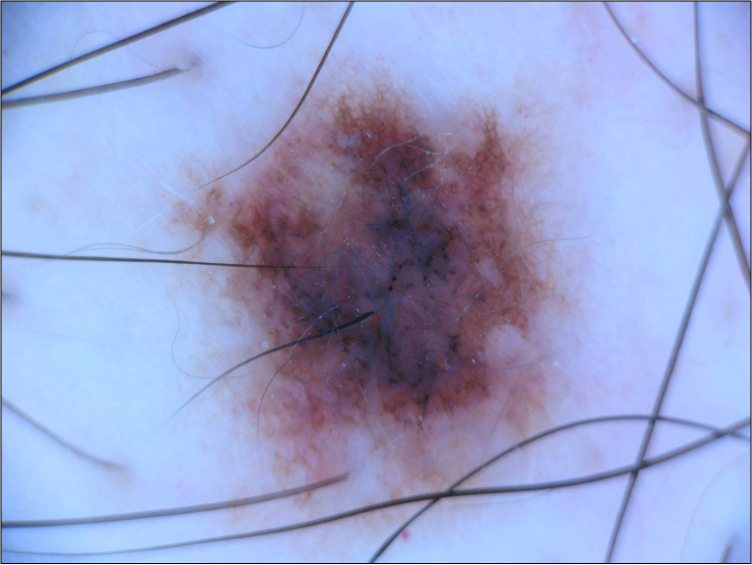
#> input picture 1.jpg, 1504 x 1129 px (shown at 1/2 size)
$ python -i fusion.py   (imports and definitions only)   (older library calls are emulated)
#> lines starting #> are read from the running program, lines starting #| are printed output that depends on the picture
### imagerie.py
import numpy as np
from matplotlib import pyplot as plt
from scipy.ndimage import imread
from scipy.misc import imresize, toimage
plt.rcParams['figure.figsize'] = (14, 8)

def rgb2gray(img):
    w = np.array([0.2989, 0.5870, 0.1140]).reshape((1, 1, -1))
    return (img * w).sum(axis=2)

def rgba2gray(img):
    w = np.array([0.2989, 0.5870, 0.1140, 0.0]).reshape((1, 1, -1))
    return (img * w).sum(axis=2)

# [19 lines left out: functions imshow, plot_histogram, not called in this run]

tr = np.transpose

# [6 lines left out: function histogram_equalization, not called in this run]

def add_gaussian_noise(u, sigma=1.0):
    return u + sigma * np.random.randn(*(u.shape))

def add_uniform_noise(u, amp=1.0):
    return u + np.random.uniform(low=-amp, high=+amp, size=u.shape)

# [4 lines left out: function add_impulse_noise, not called in this run]

def uniformly_quantify(u, k):
    step = (k - 1) / 255
    return (np.floor(u * step) + 0.5) / step

def imwrite(filename, matrix):
    toimage(matrix, cmin=0, cmax=256).save(filename)

### fusion.py
from imagerie import *
from scipy.ndimage.filters import laplace
from scipy.ndimage import uniform_filter, gaussian_filter


# [35 lines left out: functions extract_windows, guided_filtering, not called in this run]

def extract_maps(im, average_filter_size=31, sigma_r=5):
#> called with average_filter_size = 31, sigma_r = 5
    base_layer = uniform_filter(im, size=average_filter_size)
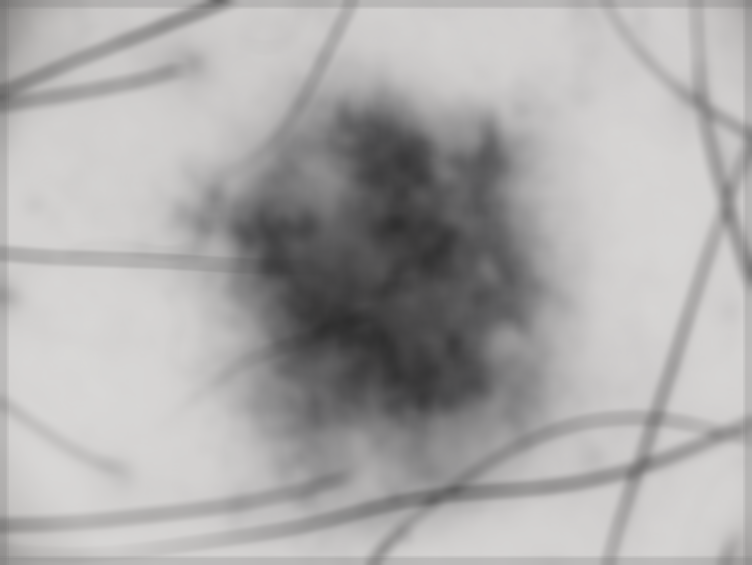
#> base_layer: shape (1129, 1504, 3) (shown at 1/2 size); mean R, G, B 172.5, 171.1, 170.8
    detail_layer = im - base_layer
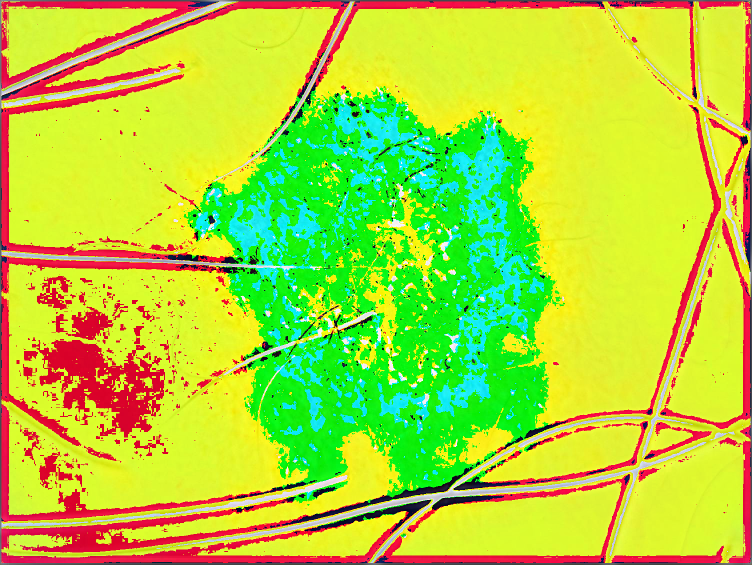
#> detail_layer: shape (1129, 1504, 3) (shown at 1/2 size); mean R, G, B 176.3, 211.3, 55.8
    if len(im.shape) >= 3:
        imgray = rgb2gray(im)
#> in rgb2gray, `return (img * w).sum(axis=2)`:
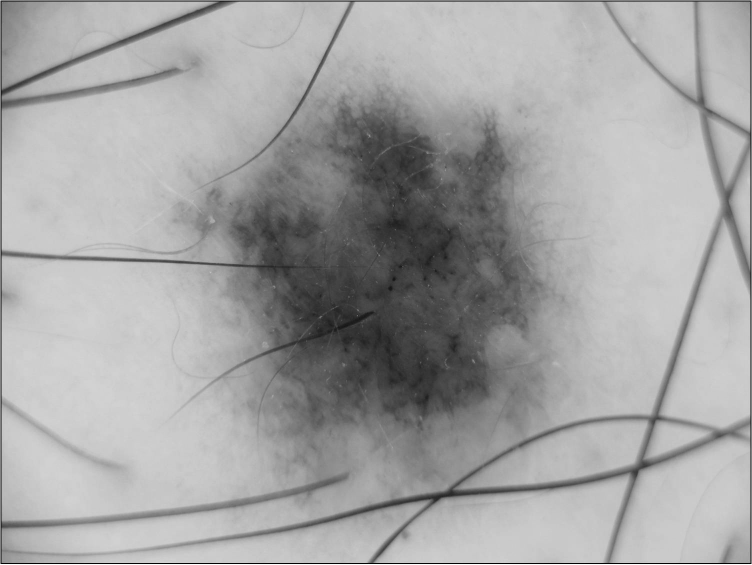
#> returned value: shape (1129, 1504) float64 (shown at 1/2 size); min 0, max 255, mean 163.6
    else:
        imgray = im.astype(np.float64) - 0.0001
    saliency = gaussian_filter(abs(laplace(imgray)), sigma_r)
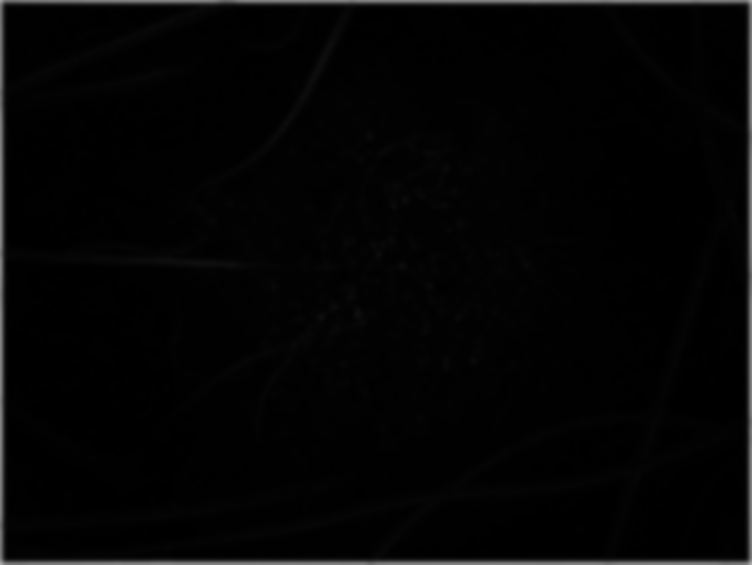
#> saliency: shape (1129, 1504) float64 (shown at 1/2 size); min 0.026, max 175.2, mean 4.6
    return base_layer, detail_layer, saliency

# [42 lines left out: functions GFF, cGFF, not called in this run]

>>> import cv2
>>> picture = cv2.cvtColor(cv2.imread('1.jpg'), cv2.COLOR_BGR2RGB)
>>> result = extract_maps(picture)

$ run again, on 11.jpg
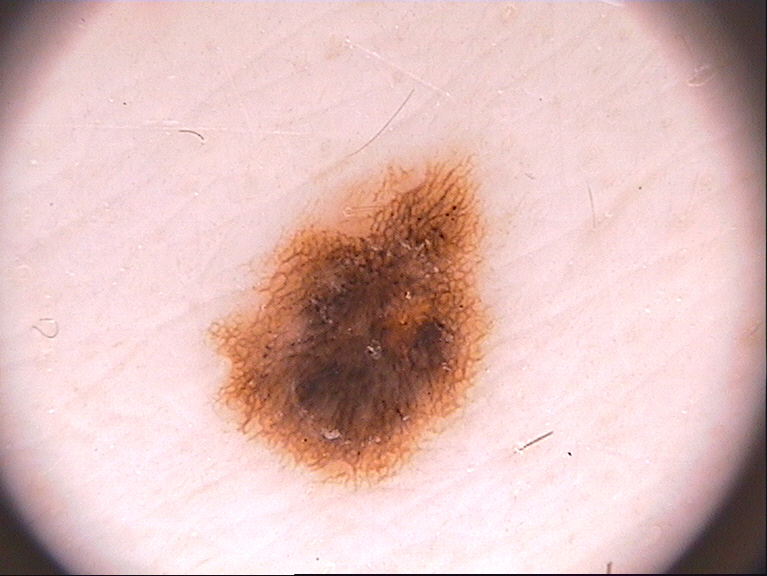
#> input picture 11.jpg, 767 x 576 px
#> in rgb2gray, `return (img * w).sum(axis=2)`:
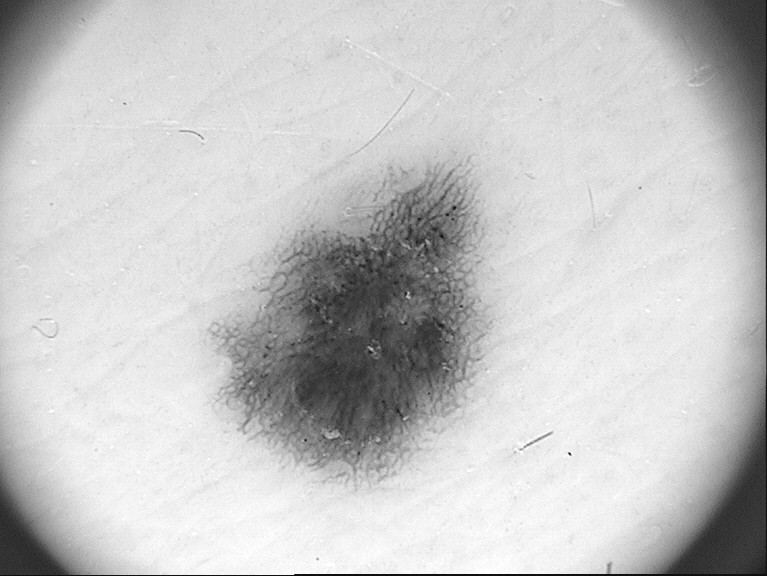
#> returned value: shape (576, 767) float64; min 6.38, max 255, mean 198.4
#> in extract_maps, `saliency = gaussian_filter(abs(laplace(imgray)), sigma_r)`:
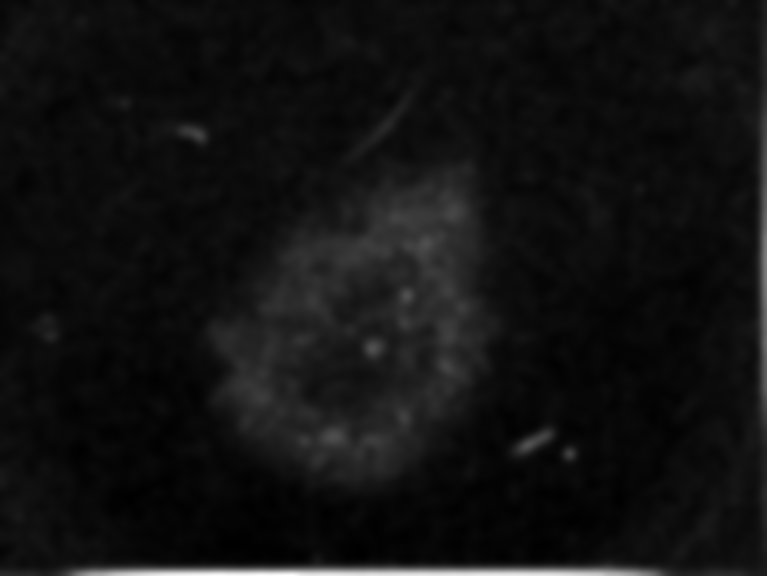
#> saliency: shape (576, 767) float64; min 5.58, max 77.88, mean 10.6; drawn with min black and max white

$ run again, on 2.jpg
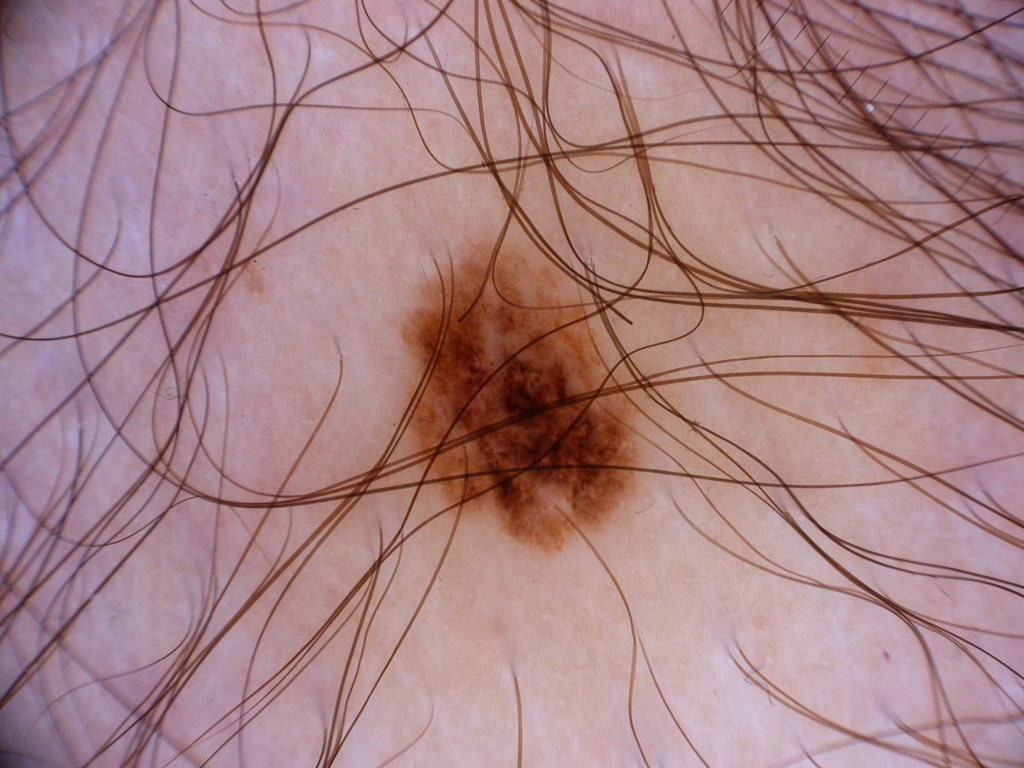
#> input picture 2.jpg, 2048 x 1536 px (shown at 1/2 size)
#> in rgb2gray, `return (img * w).sum(axis=2)`:
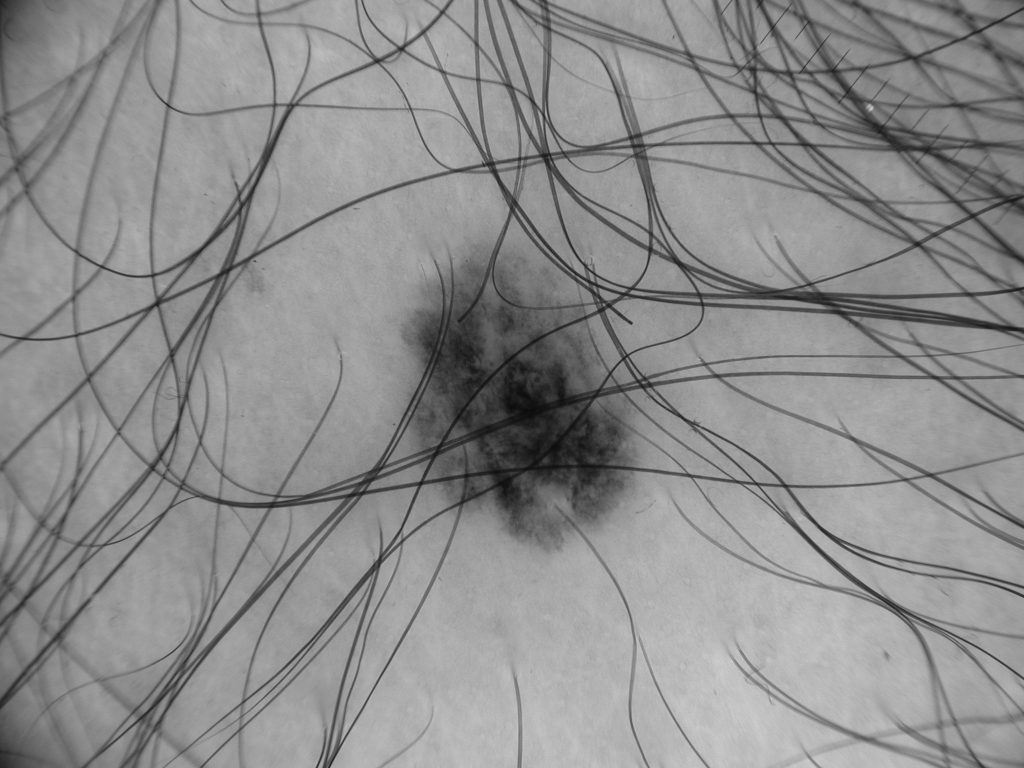
#> returned value: shape (1536, 2048) float64 (shown at 1/2 size); min 9.86, max 222.7, mean 141.5
#> in extract_maps, `saliency = gaussian_filter(abs(laplace(imgray)), sigma_r)`:
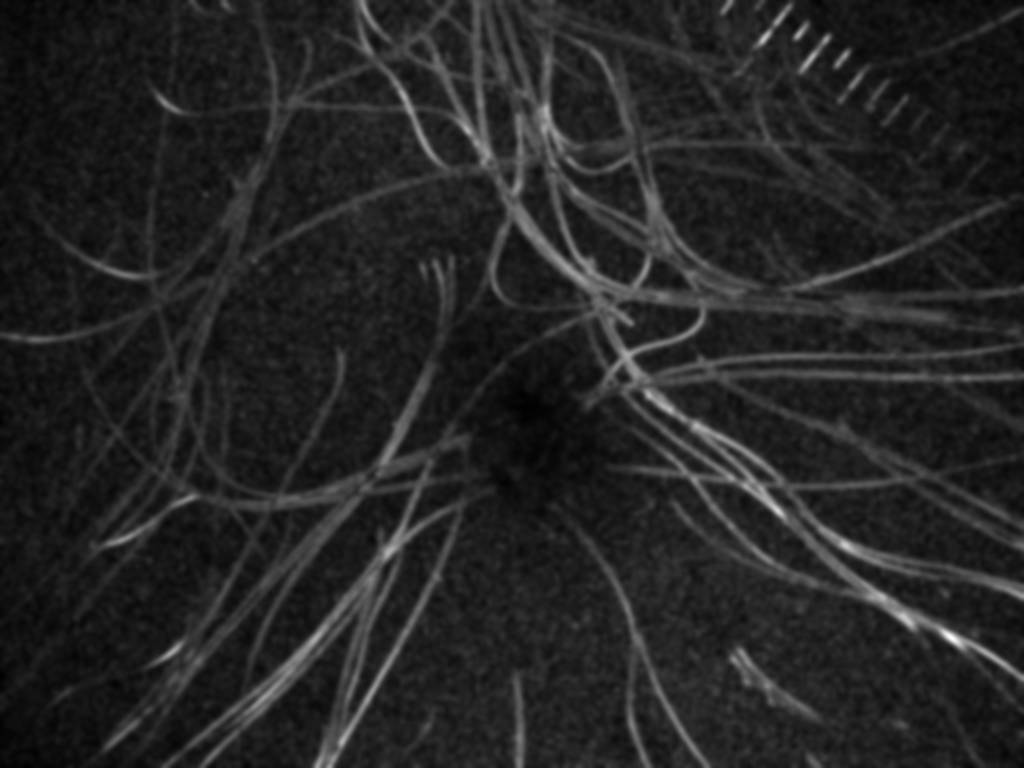
#> saliency: shape (1536, 2048) float64 (shown at 1/2 size); min 1.88, max 30.63, mean 6.1; drawn with min black and max white

$ run again, on 22.jpg
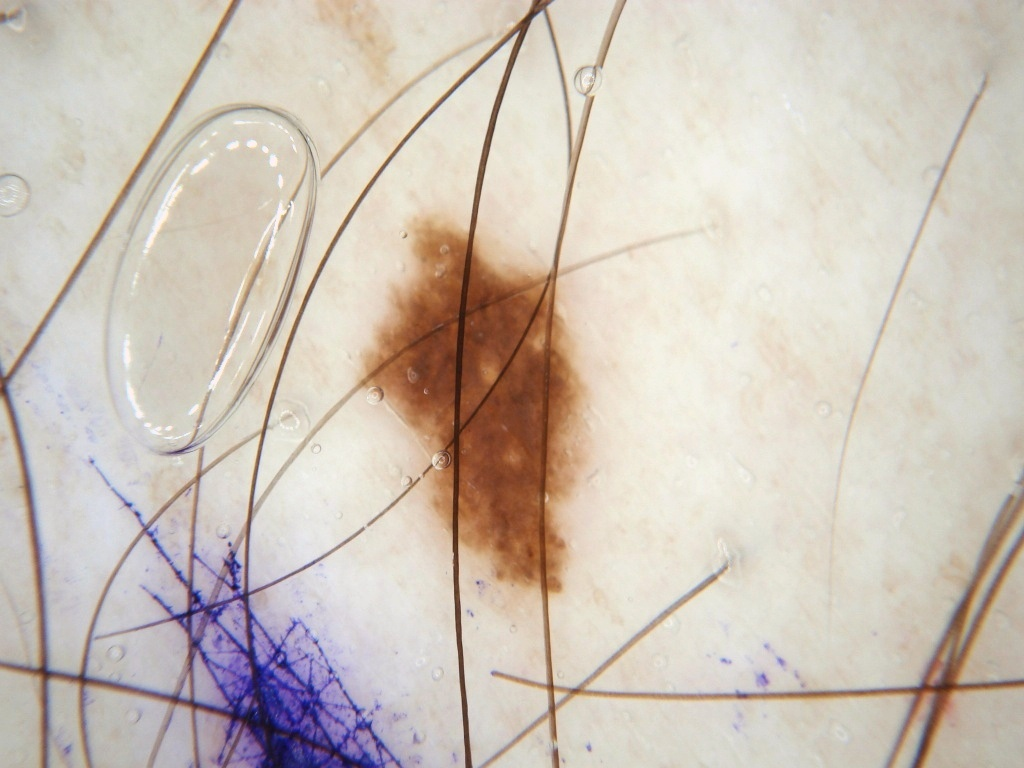
#> input picture 22.jpg, 1024 x 768 px
#> in extract_maps, `detail_layer = im - base_layer`:
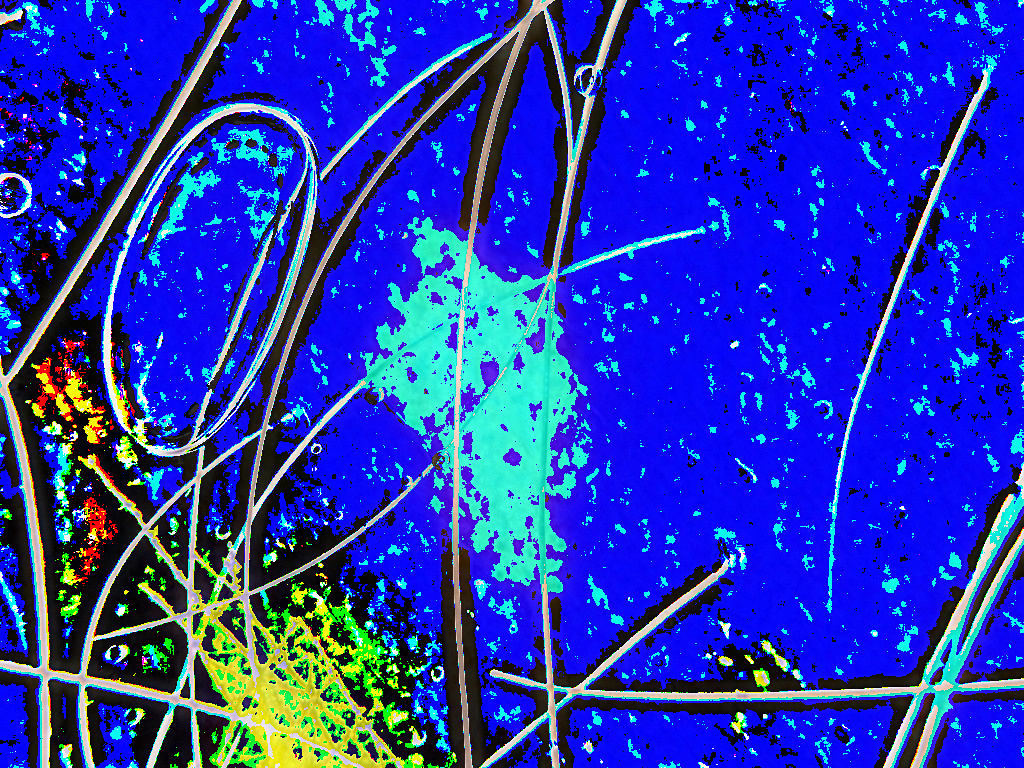
#> detail_layer: shape (768, 1024, 3); mean R, G, B 35.8, 54.1, 184.3
#> in extract_maps, `saliency = gaussian_filter(abs(laplace(imgray)), sigma_r)`:
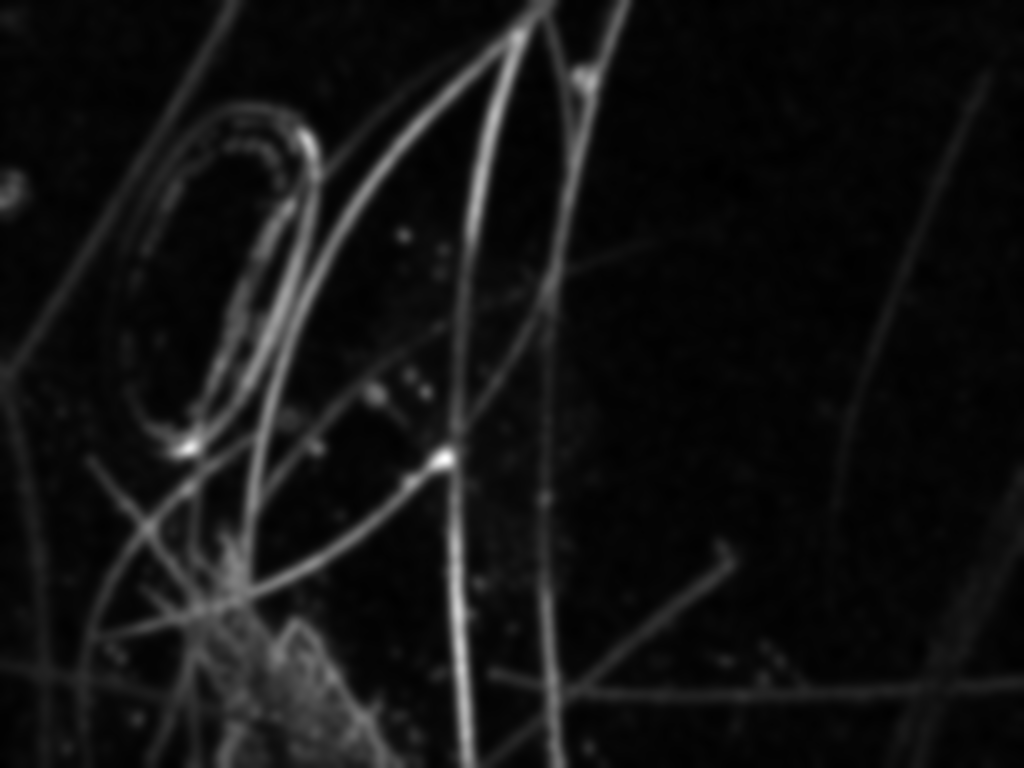
#> saliency: shape (768, 1024) float64; min 1.14, max 45.03, mean 4.3; drawn with min black and max white
